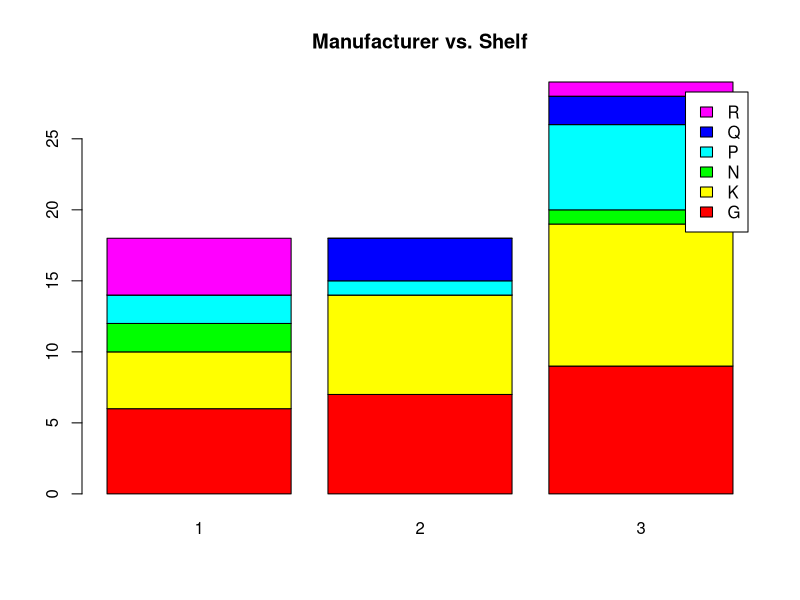
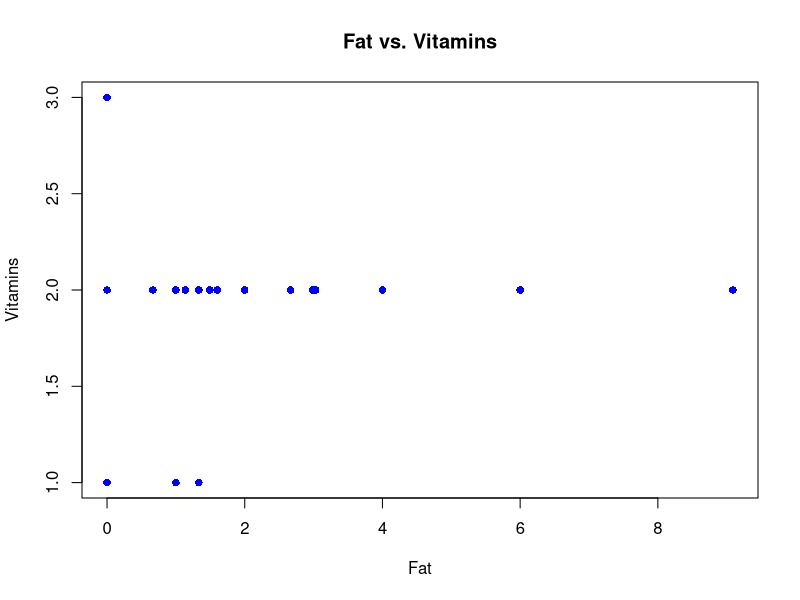
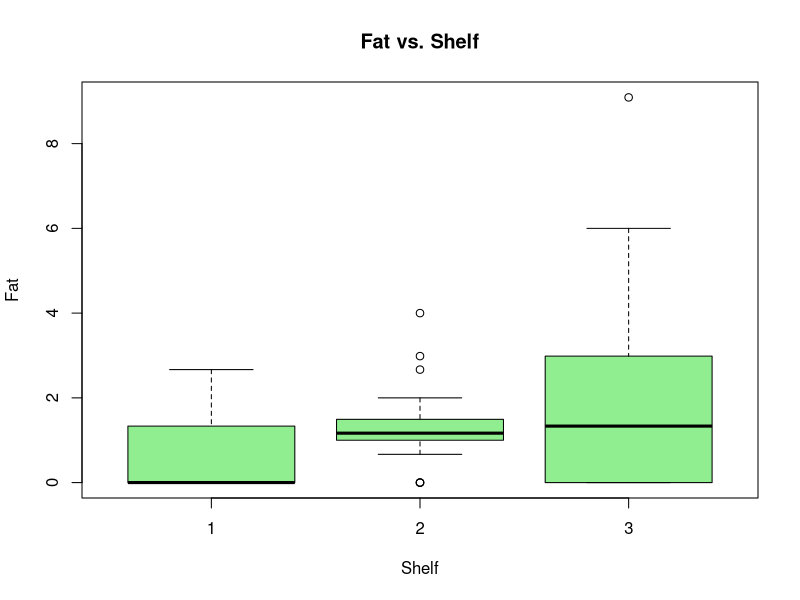
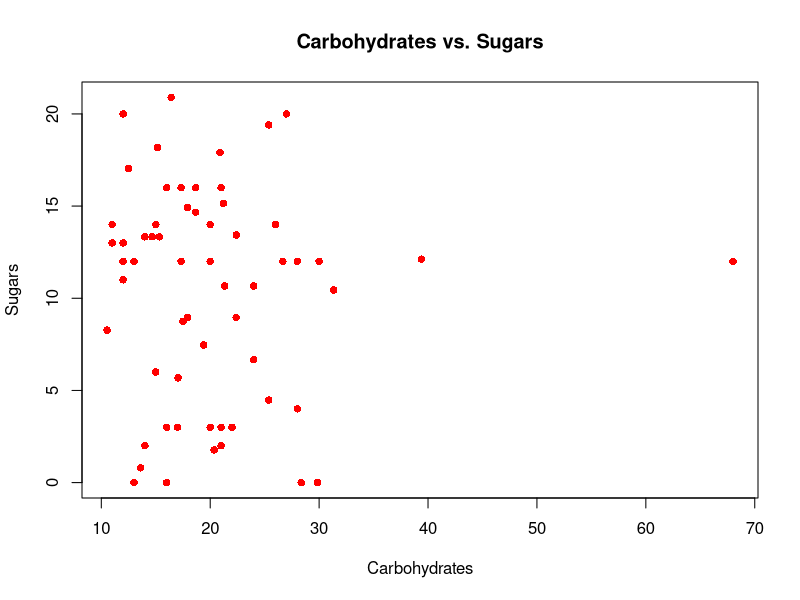

Here is the R script that generated these plots, in order: (Note: this script raises an error after producing the figures.)
library(MASS)
data("UScereal")
calories <- UScereal$calories
cat("Calories:\n")
print(calories)

lower_than_50 <- sum(UScereal$rating < 50)
higher_than_5 <- sum(UScereal$rating > 5)
cat("\nNumber of cereals with ratings lower than 50:", lower_than_50, "\n")
cat("Number of cereals with ratings higher than 5:", higher_than_5, "\n")

unhealthy_cereal <- sum(UScereal$rating < 20)
healthy_cereal <- sum(UScereal$rating > 80)
cat("\nNumber of unhealthy cereals (rating < 20):", unhealthy_cereal, "\n")
cat("Number of healthy cereals (rating > 80):", healthy_cereal, "\n")


cat("\nRelationship between Manufacturer and Shelf:\n")
manufacturer_shelf_table <- table(UScereal$mfr, UScereal$shelf)
print(manufacturer_shelf_table)
barplot(manufacturer_shelf_table, main = "Manufacturer vs. Shelf", 
        col = rainbow(length(unique(UScereal$mfr))), legend = rownames(manufacturer_shelf_table))


cat("\nRelationship between Fat and Vitamins:\n")
plot(UScereal$fat, UScereal$vitamins, main = "Fat vs. Vitamins", 
     xlab = "Fat", ylab = "Vitamins", col = "blue", pch = 16)


cat("\nRelationship between Fat and Shelf:\n")
boxplot(UScereal$fat ~ UScereal$shelf, main = "Fat vs. Shelf", 
        xlab = "Shelf", ylab = "Fat", col = "lightgreen")


cat("\nRelationship between Carbohydrates and Sugars:\n")
plot(UScereal$carbo, UScereal$sugars, main = "Carbohydrates vs. Sugars", 
     xlab = "Carbohydrates", ylab = "Sugars", col = "red", pch = 16)

cat("\nRelationship between Fibre and Manufacturer:\n")
boxplot(UScereal$fiber ~ UScereal$mfr, main = "Fibre vs. Manufacturer", 
        xlab = "Manufacturer", ylab = "Fibre", col = "orange")

cat("\nRelationship between Sodium and Sugars:\n")
plot(UScereal$sodium, UScereal$sugars, main = "Sodium vs. Sugars", 
     xlab = "Sodium", ylab = "Sugars", col = "purple", pch = 16)
